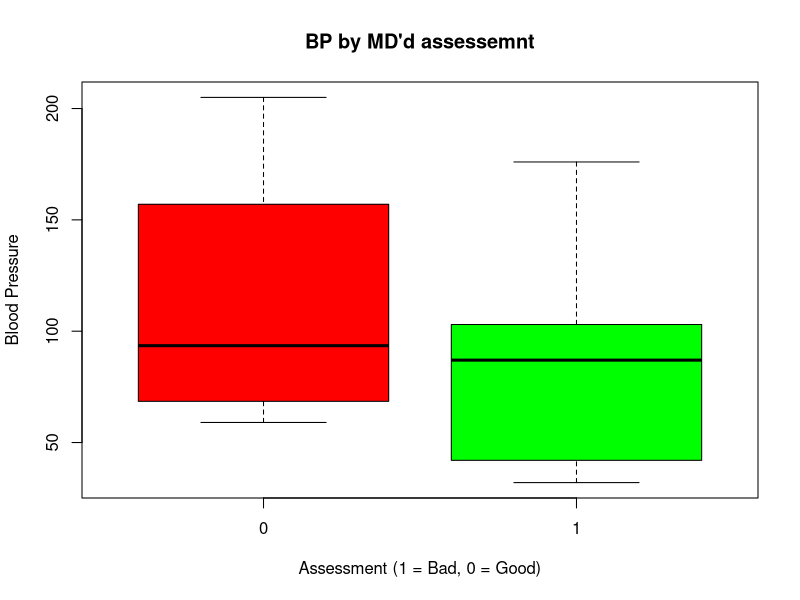
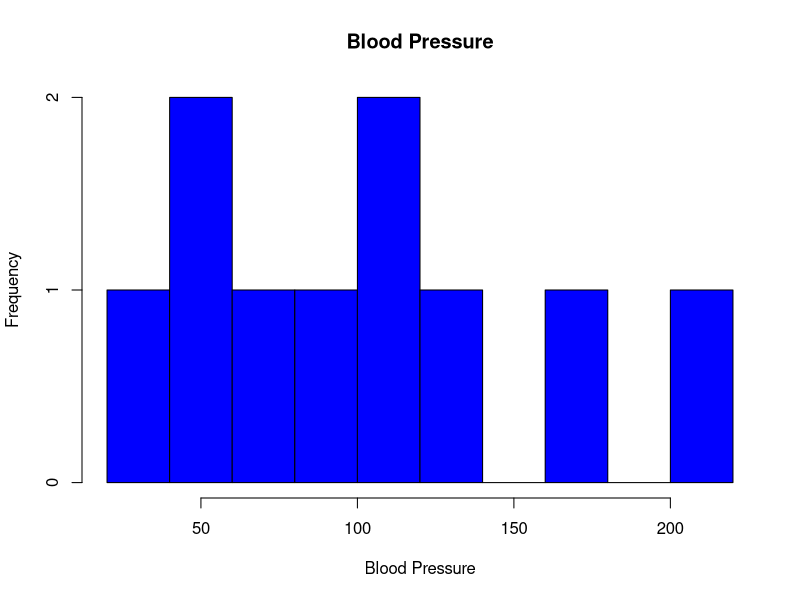

Write the R code that produced these figures, in order.
hospitaldata <- data.frame(
  Freq = c(0.6, 0.3, 0.4, 0.4, 0.2, 0.6, 0.3, 0.4, 0.9, 0.2),
  bloodp = c(103, 87, 32, 42, 59, 109, 78, 205, 135, 176),
  first = c(1, 1, 1, 1, 0, 0, 0, 0, NA, 1),
  second = c(0, 0, 1, 1, 0, 0, 1, 1, 1, 1),
  finaldecision = c(0, 1, 0, 1, 0, 1, 0, 1, 1, 1))
boxplot(hospitaldata$bloodp ~ hospitaldata$first, 
        main = "BP by MD'd assessemnt",
        xlab = "Assessment (1 = Bad, 0 = Good)",
        ylab = "Blood Pressure",
        col = c("red", "green"))
hist(hospitaldata$bloodp, 
     main = "Blood Pressure",
     xlab = "Blood Pressure",
     col = "blue",
     breaks = 10)
